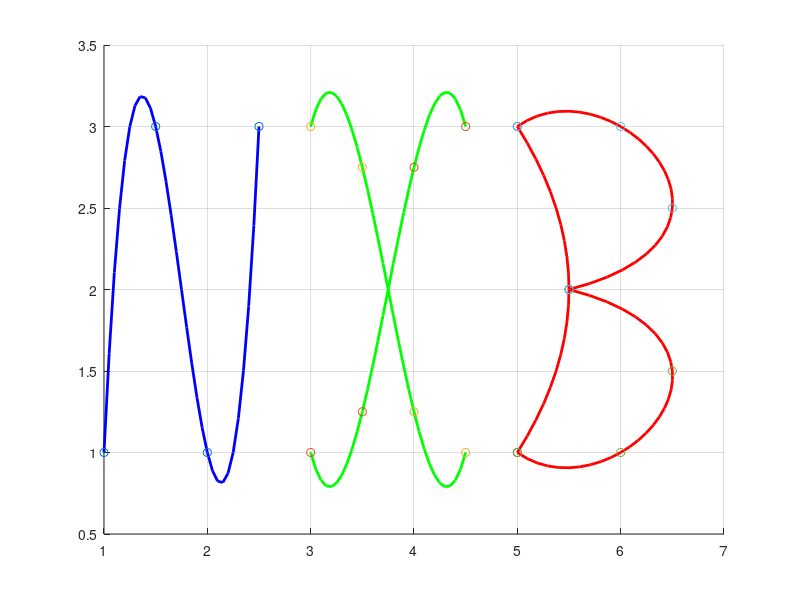

Recreate this plot in MATLAB.
% My initials are N.X.B
% Drawing initial N
x = [1 1.5 2 2.5]; y = [1 3 1 3];
n = length(x);
t = 0:1:n-1;
tt = 0:.1:n-1;
xx = spline(t,x,tt); yy = spline(t,y,tt); hold on
plot(xx,yy','b','LineWidth',2), plot(x,y,'o'), grid on

% Drawing initial X
x = [3 3.5 4 4.5]; y = [1, 1.25, 2.75, 3];
n = length(x);
t = 0:1:n-1;
tt = 0:.1:n-1;
xx = spline(t,x,tt); yy = spline(t,y,tt); hold on
plot(xx,yy','g','LineWidth',2), plot(x,y,'o'), grid on

x = [3 3.5 4 4.5]; y = [3, 2.75, 1.25, 1];
n = length(x);
t = 0:1:n-1;
tt = 0:.1:n-1;
xx = spline(t,x,tt); yy = spline(t,y,tt); hold on
plot(xx,yy','g','LineWidth',2), plot(x,y,'o'), grid on

% Drawing initial B
x = [5 5.5 5]; y = [1, 2, 3];
n = length(x);
t = 0:1:n-1;
tt = 0:.1:n-1;
xx = spline(t,x,tt); yy = spline(t,y,tt); hold on
plot(xx,yy','r','LineWidth',2), plot(x,y,'o'), grid on

x = [5 6 6.5 5.5]; y = [1, 1, 1.5, 2];
n = length(x);
t = 0:1:n-1;
tt = 0:.1:n-1;
xx = spline(t,x,tt); yy = spline(t,y,tt); hold on
plot(xx,yy','r','LineWidth',2), plot(x,y,'o'), grid on

x = [5 6 6.5 5.5]; y = [3, 3, 2.5, 2];
n = length(x);
t = 0:1:n-1;
tt = 0:.1:n-1;
xx = spline(t,x,tt); yy = spline(t,y,tt); hold on
plot(xx,yy','r','LineWidth',2), plot(x,y,'o'), grid on